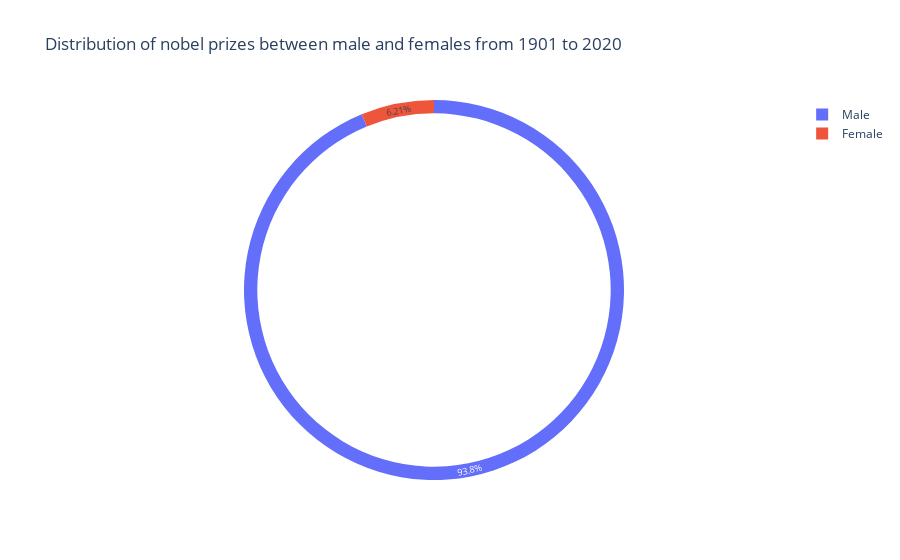

Here is the notebook cell this chart was saved with:
### Code cell
ex = df_data.sex.value_counts()
fig = px.pie(labels=sex.index, values=sex.values, title='Distribution of nobel prizes between male and females from 1901 to 2020', hole=0.93, names=sex.index)
fig.update_traces(textposition='inside', textfont_size=15, textinfo='percent')
fig.show()

### Figure 1 — Plotly figure (JSON) as saved in the notebook; plotly's stock layout.template omitted (floating-point values rounded to 4 significant figures)
{"data": [{"domain": {"x": [0, 1], "y": [0, 1]}, "hole": 0.93, "hovertemplate": "label=%{label}<br>value=%{value}<extra></extra>", "labels": ["Male", "Female"], "legendgroup": "", "name": "", "showlegend": true, "textfont": {"size": 15}, "textinfo": "percent", "textposition": "inside", "type": "pie", "values": [876, 58]}], "layout": {"legend": {"tracegroupgap": 0}, "title": {"text": "Distribution of nobel prizes between male and females from 1901 to 2020"}}}
